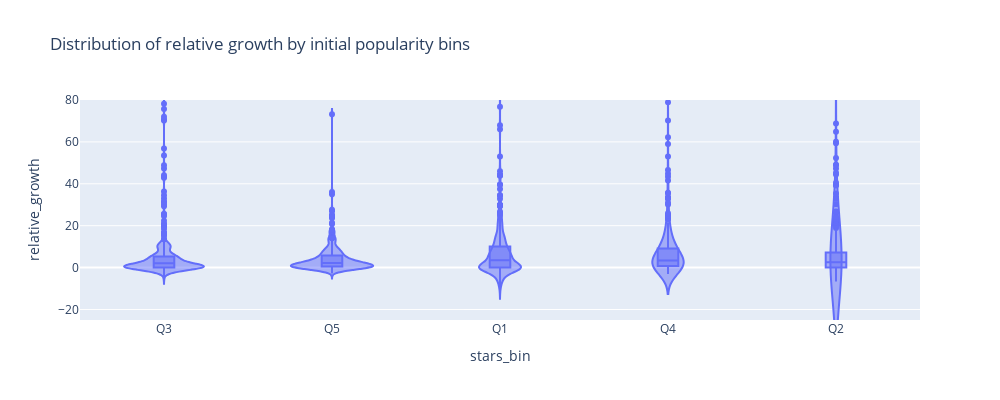

Here is the notebook cell this chart was saved with:
### Code cell
fig = px.violin(
    df,
    x='stars_bin',
    y='relative_growth',
    box=True,
    points='outliers',
    title='Distribution of relative growth by initial popularity bins'
)

fig.update_yaxes(range=[-25, 80])
fig.show()

### Figure 1 — Plotly figure (JSON) as saved in the notebook; plotly's stock layout.template omitted (floating-point values rounded to 4 significant figures; data arrays with more than 128 entries replaced by an {"elided": "..."} marker saying what was removed)
{"data": [{"alignmentgroup": "True", "box": {"visible": true}, "hovertemplate": "stars_bin=%{x}<br>relative_growth=%{y}<extra></extra>", "legendgroup": "", "marker": {"color": "#636efa"}, "name": "", "offsetgroup": "", "orientation": "v", "points": "outliers", "scalegroup": "True", "showlegend": false, "type": "violin", "x": {"elided": "1970 str values"}, "x0": " ", "xaxis": "x", "y": {"elided": "1970 float values"}, "y0": " ", "yaxis": "y"}], "layout": {"height": 400, "legend": {"tracegroupgap": 0}, "title": {"text": "Distribution of relative growth by initial popularity bins"}, "violinmode": "group", "width": 1000, "xaxis": {"anchor": "y", "domain": [0, 1], "title": {"text": "stars_bin"}}, "yaxis": {"anchor": "x", "domain": [0, 1], "range": [-25, 80], "title": {"text": "relative_growth"}}}}
